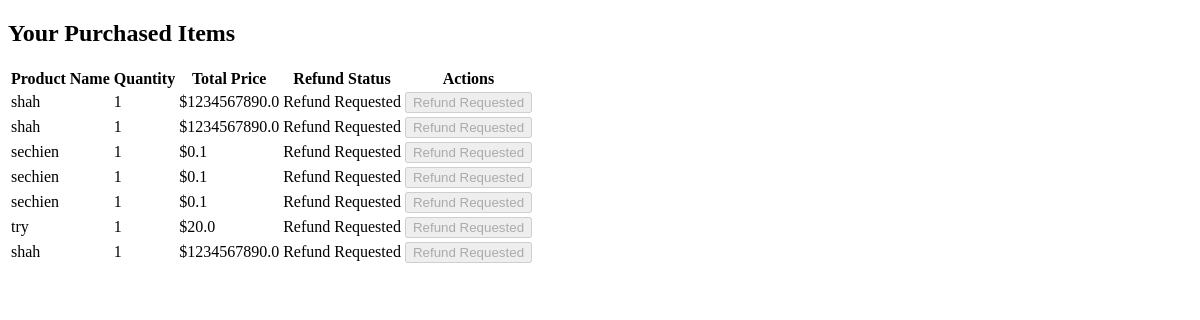
The page /purchaseditems (signed in) on the database as committed earlier.
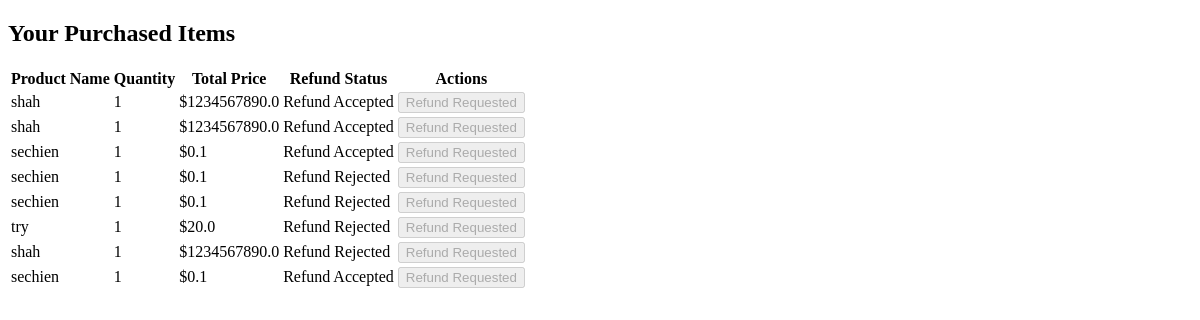
The same page on the database as committed later.
### main.py (models this page shows)
class purchaseditem(db.Model):
    id = db.Column(db.Integer, primary_key=True)
    customer_id = db.Column(db.Integer, db.ForeignKey('customer.id'), nullable=False)  # Foreign key to the Customer table
    customer = db.relationship('customer', backref=db.backref('purchased_items', lazy=True))
    product_id = db.Column(db.Integer, db.ForeignKey('product.id'), nullable=False)  # Foreign key to the Product table
    product = db.relationship('Product', backref=db.backref('purchased_items', lazy=True))
    totalprice = db.Column(db.Float, nullable=False)
    quantity = db.Column(db.Integer, nullable=False)  # Quantity of the product
    refund_status = db.Column(db.String(50), default="Pending")
    refund_reason = db.Column(db.String(100), nullable=True)

class Product(db.Model):
    id = db.Column(db.Integer, primary_key=True)  # Unique identifier for the product
    productname = db.Column(db.String(150), nullable=False)
    productprice = db.Column(db.Float, nullable=False)
    productdate = db.Column(db.DateTime, default=datetime.utcnow)
    productstock = db.Column(db.Integer, nullable=False)
    productpicture = db.Column(db.LargeBinary, nullable=False)  # Stores the binary data of the image
    picture_mimetype = db.Column(db.String(50), nullable=False)  # To store the image format (e.g., 'image/jpeg')

### main.py (the view)
@tandtweb.route('/purchaseditems')
def purchased_items():
    customer_id = session.get('user_id')
    purchased_items = purchaseditem.query.filter_by(customer_id=customer_id).all()
    return render_template('purchaseditem.html', purchased_items=purchased_items)

### templates/purchaseditem.html (shortened to what this page needs)
<!DOCTYPE html>
<html lang="en">
<head>
</head>
<body>
    <div class="container mt-5">
        <h2>Your Purchased Items</h2>
        {% if purchased_items %}
            <table class="table table-bordered">
                <thead>
                    <tr>
                        <th>Product Name</th>
                        <th>Quantity</th>
                        <th>Total Price</th>
                        <th>Refund Status</th>
                        <th>Actions</th>
                    </tr>
                </thead>
                <tbody>
                    {% for item in purchased_items %}
                    <tr>
                        <td>{{ item.product.productname }}</td>
                        <td>{{ item.quantity }}</td>
                        <td>${{ item.totalprice }}</td>
                        <td>{{ item.refund_status }}</td>
                        <td>
                          {% if item.refund_status == 'Pending' %}
                              <a href="{{ url_for('refund_form', item_id=item.id) }}">
                                  <button type="button">Request Refund</button>
                              </a>
                          {% else %}
                              <button type="button" disabled>Refund Requested</button>
                          {% endif %}
                      </td>
                    </tr>
                    {% endfor %}
                </tbody>
            </table>
        {% else %}
            <p>You have not purchased any items yet.</p>
        {% endif %}
    </div>
</body>
</html>

Rows that differ between the two databases and show on the page:
changed purchaseditem (number 1 of 8 on the later page): refund_status "Refund Requested" → "Refund Accepted"
changed purchaseditem (number 2 of 8 on the later page): refund_status "Refund Requested" → "Refund Accepted"
changed purchaseditem (number 3 of 8 on the later page): refund_status "Refund Requested" → "Refund Accepted"
changed purchaseditem (number 4 of 8 on the later page): refund_status "Refund Requested" → "Refund Rejected"
changed purchaseditem (number 5 of 8 on the later page): refund_status "Refund Requested" → "Refund Rejected"
changed purchaseditem "try": refund_status "Refund Requested" → "Refund Rejected"
changed purchaseditem (number 7 of 8 on the later page): refund_status "Refund Requested" → "Refund Rejected"
added purchaseditem: product.productname "sechien", quantity "1", totalprice "0.1", refund_status "Refund Accepted", shows "Refund Requested"
